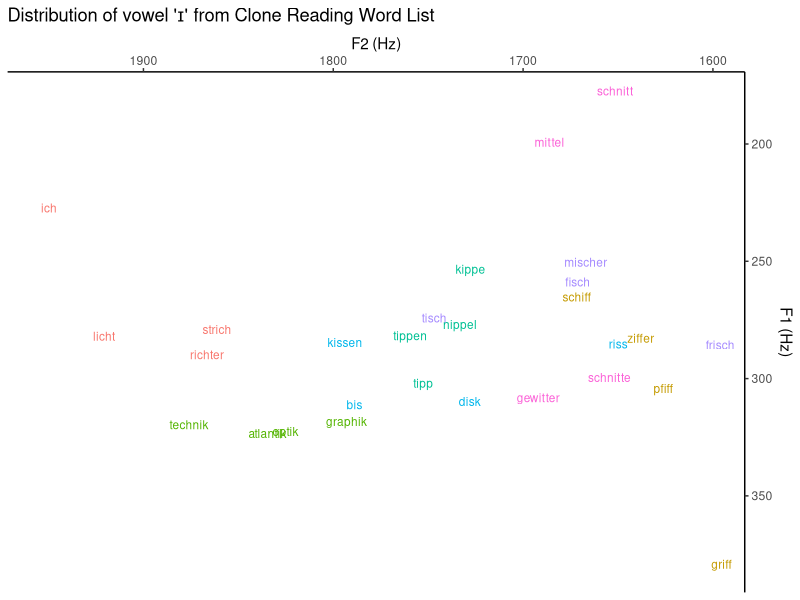
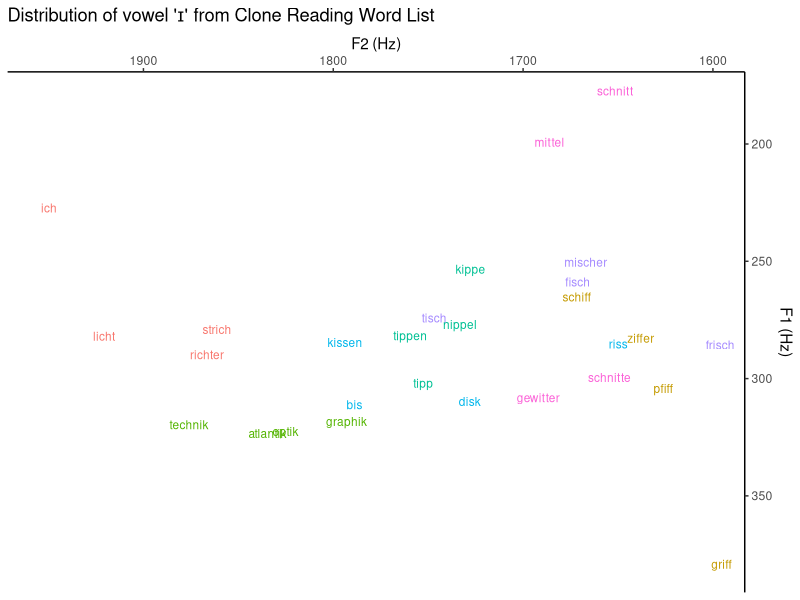

Recreate these plots in R, in order.
library(dplyr)
library(ggplot2)


MONOPHTHONGS <- c("iː", "ɪ", "a", "aː", "ə", "ɛ", "eː", "ɐ", 
                  "ɔ", "oː", "ʊ", "uː", "œ", "øː", "ʏ", "yː")

# Read CSV
desired_vowel <- "ɪ"
my_vowels <- read.csv("./formants.csv", sep = ";", nrows = 0) %>%
  filter(phone == desired_vowel)

# Generate context label
get_context <- function (next_phone) {
  # Take first character of next_phone to avoid aspiration making a difference
  return (paste(desired_vowel, substring(next_phone, 1, 1), sep = ""))
  # return (paste(desired_vowel, next_phone, sep = ""))
}

my_vowels$context <- eval(get_context(my_vowels$next_phone), my_vowels)

# Plot
p <- my_vowels %>%
  ggplot(.)+
  aes(x = f2, y = f1, color = context, label = word)+
  # stat_ellipse(type = "t", level = 0.67, linetype = 2, linewidth = 0.75,
  #              geom = "polygon", alpha = 0.05, aes(fill = context))+
  theme_classic()+
  theme(legend.position = "none")+
  scale_x_reverse(position = "top", name = "F2 (Hz)")+
  scale_y_reverse(position = "right", name = "F1 (Hz)")+
  geom_text(hjust=0, vjust=0, size = 3)+
  ggtitle(paste("Distribution of vowel '", desired_vowel, "' from Clone Reading Word List", sep = ""))

# Display plot
ggsave("ggplot.pdf", device=cairo_pdf)
print(p)
